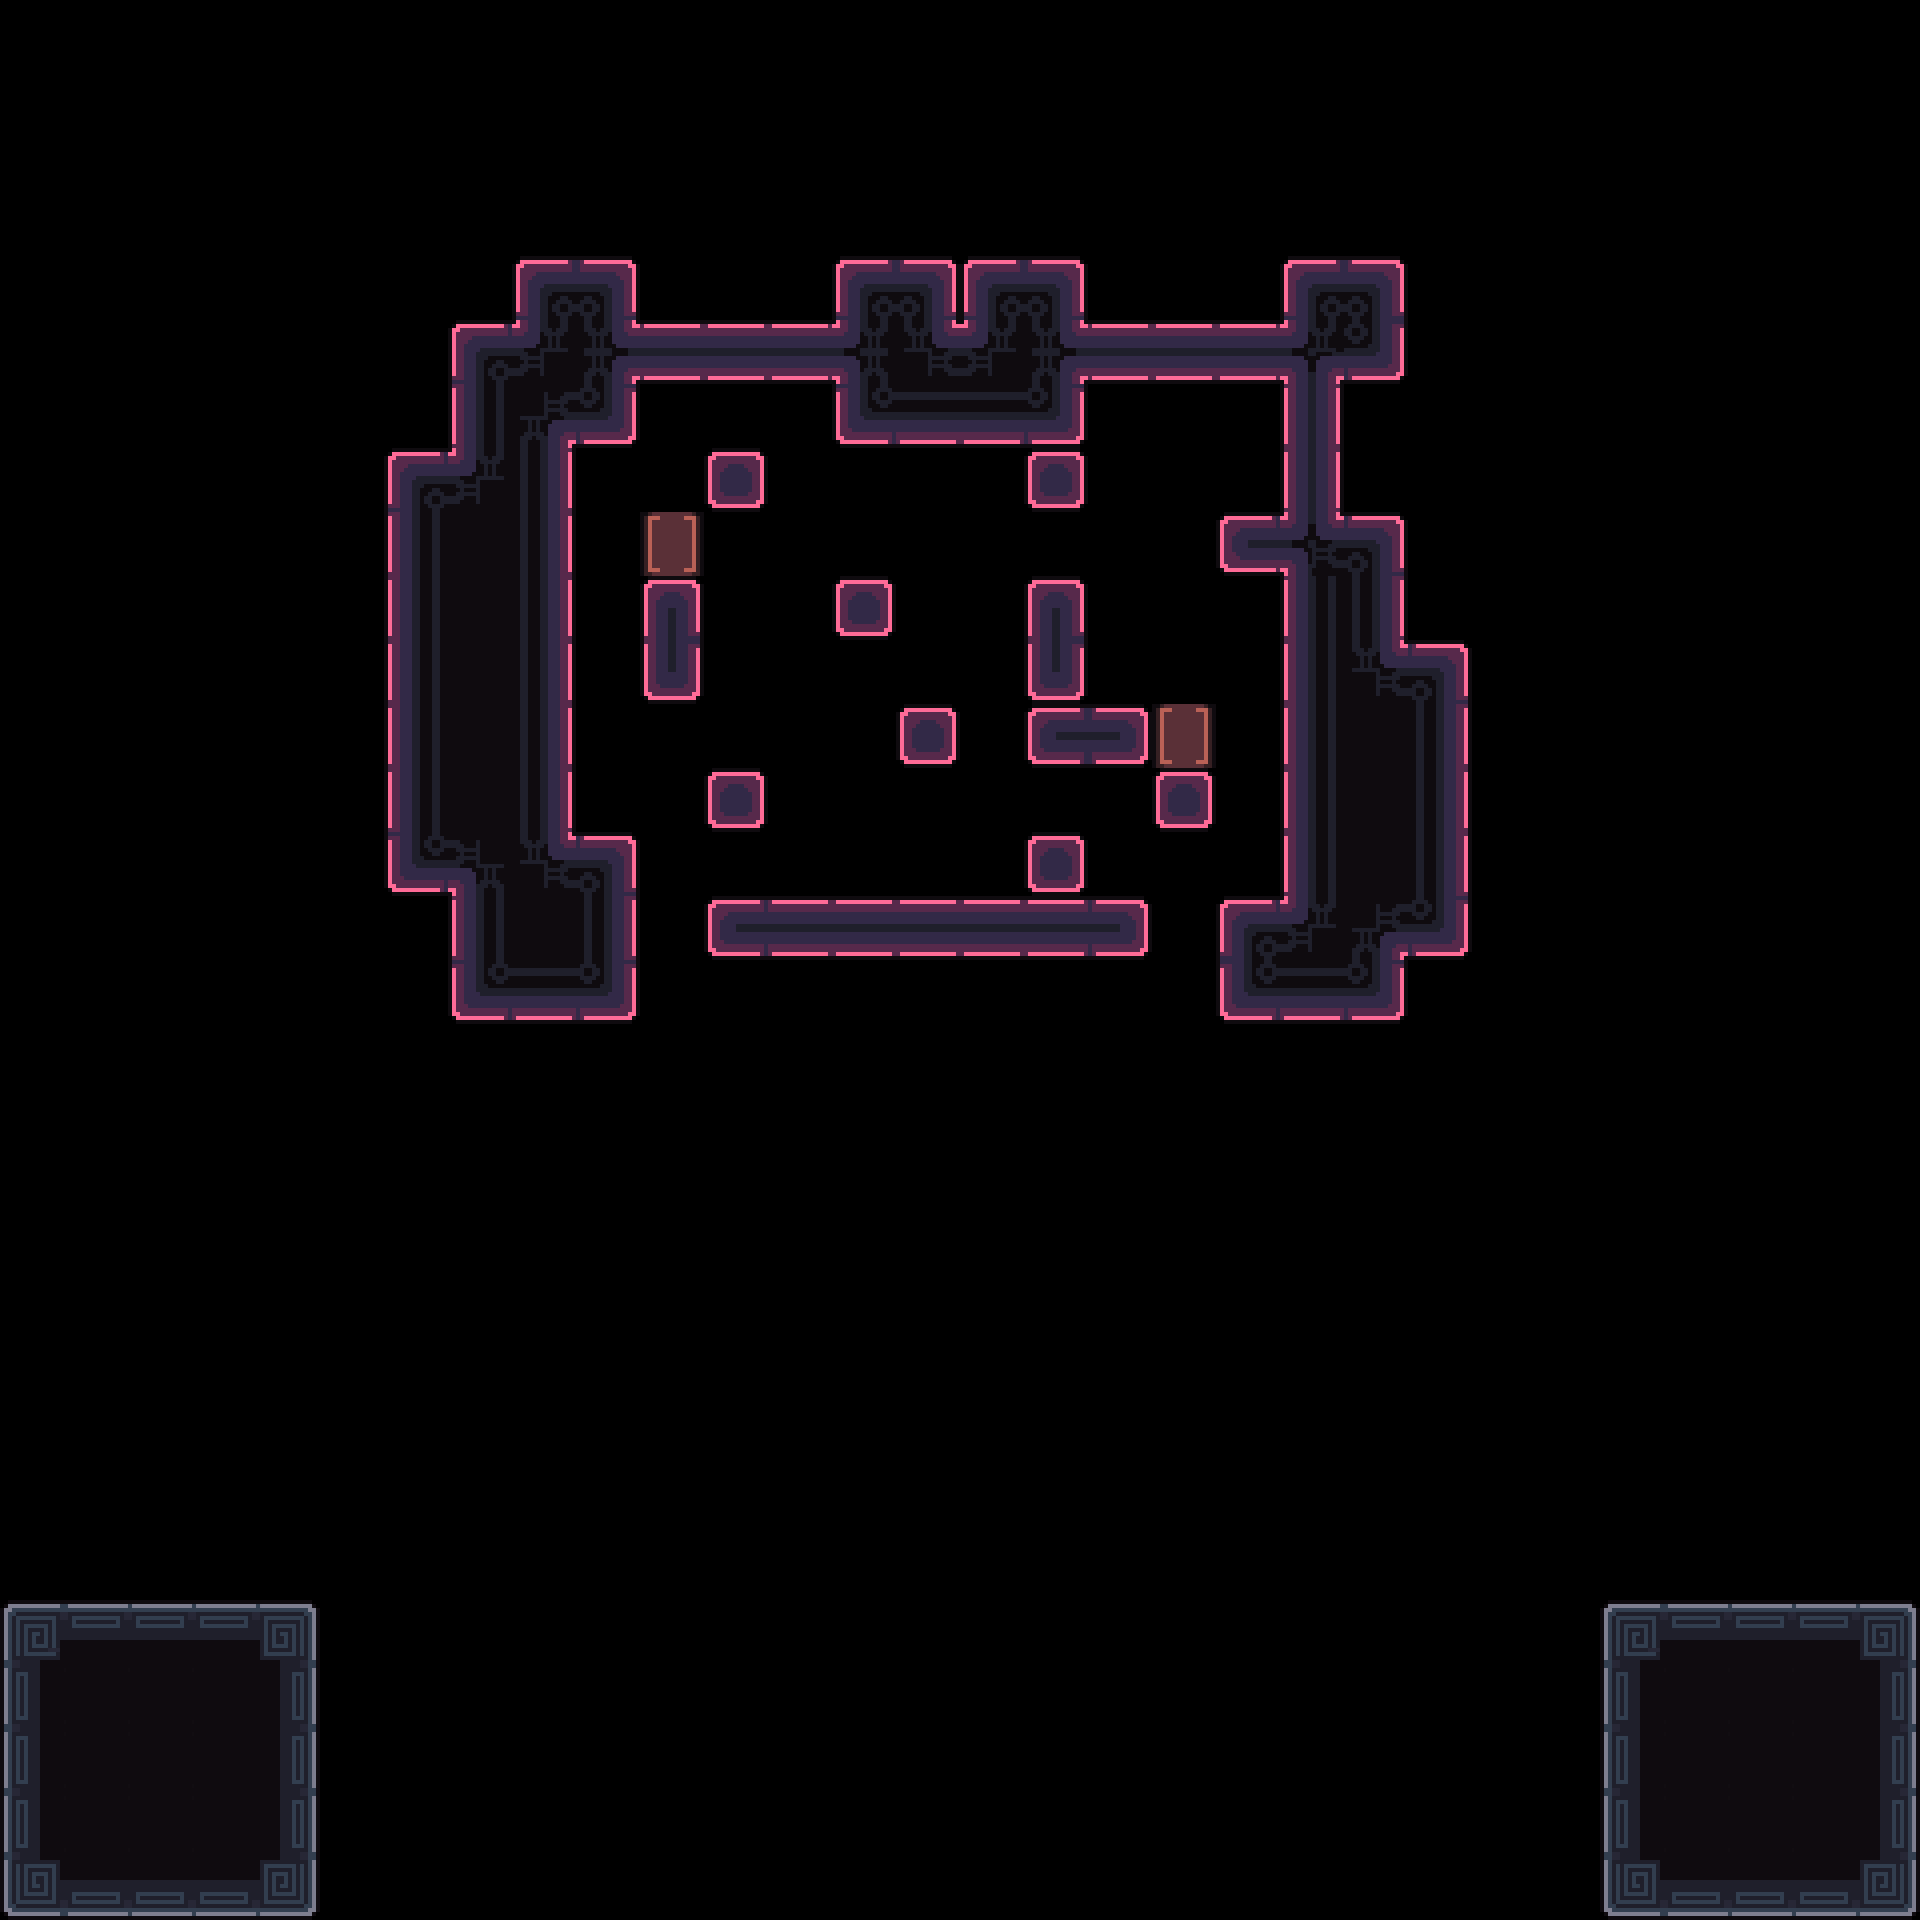

Rendered tile map (Tiled .tmx) drawn with the repository's tilesets; below, a short description and the full map source, tile grids included:
An orthogonal 30x30 tile map with 64x64 px tiles, 3 tile layers (Decoration, Main, Exit) and 10 objects (2x 1, 2x Battery, 2x Spike, Camera1, Camera2, ...).

<map version="1.10" tiledversion="1.11.2" orientation="orthogonal" renderorder="right-down" width="30" height="30" tilewidth="64" tileheight="64" infinite="0" nextlayerid="7" nextobjectid="160">
 <tileset firstgid="1" source="../tilesets/tileset_d.tsx" />
 <objectgroup id="4" name="Triggers" visible="0">
  <object id="23" name="Camera1" x="960" y="672">
   <point />
  </object>
  <object id="24" name="Camera2" x="704" y="480">
   <point />
  </object>
  <object id="28" name="Win" x="0" y="64" width="1920" height="1216" />
  <object id="29" name="Unactive" x="0" y="1600" width="320" height="320" />
  <object id="159" name="Data" type="1" x="0" y="0" width="63.6932" height="63.6932">
   <properties>
    <property name="bg" value="pink" />
    <property name="level_number" type="int" value="19" />
    <property name="level_unlock" value="5, 20" />
   </properties>
  </object>
 </objectgroup>
 <layer id="3" name="Decoration" width="30" height="30">
  <data encoding="csv">
0,0,0,0,0,0,0,0,0,0,0,0,0,0,0,0,0,0,0,0,0,0,0,0,0,0,0,0,0,0,
0,0,0,0,0,0,0,0,0,0,0,0,0,0,0,0,0,0,0,0,0,0,0,0,0,0,0,0,0,0,
0,0,0,0,0,0,0,0,0,0,0,0,0,0,0,0,0,0,0,0,0,0,0,0,0,0,0,0,0,0,
0,0,0,0,0,0,0,0,0,0,0,0,0,0,0,0,0,0,0,0,0,0,0,0,0,0,0,0,0,0,
0,0,0,0,0,0,0,0,0,0,0,0,0,0,0,0,0,0,0,0,0,0,0,0,0,0,0,0,0,0,
0,0,0,0,0,0,0,0,0,0,0,0,0,0,0,0,0,0,0,0,0,0,0,0,0,0,0,0,0,0,
0,0,0,0,0,0,0,0,0,0,0,0,0,0,0,0,0,0,0,0,0,0,0,0,0,0,0,0,0,0,
0,0,0,0,0,0,0,0,0,0,0,0,0,0,0,0,0,0,0,0,0,0,0,0,0,0,0,0,0,0,
0,0,0,0,0,0,0,0,0,0,77,0,0,0,0,0,0,0,0,0,0,0,0,0,0,0,0,0,0,0,
0,0,0,0,0,0,0,0,0,0,0,0,0,0,0,0,0,0,0,0,0,0,0,0,0,0,0,0,0,0,
0,0,0,0,0,0,0,0,0,0,0,0,0,0,0,0,0,0,0,0,0,0,0,0,0,0,0,0,0,0,
0,0,0,0,0,0,0,0,0,0,0,0,0,0,0,0,0,0,77,0,0,0,0,0,0,0,0,0,0,0,
0,0,0,0,0,0,0,0,0,0,0,0,0,0,0,0,0,0,0,0,0,0,0,0,0,0,0,0,0,0,
0,0,0,0,0,0,0,0,0,0,0,0,0,0,0,0,0,0,0,0,0,0,0,0,0,0,0,0,0,0,
0,0,0,0,0,0,0,0,0,0,0,0,0,0,0,0,0,0,0,0,0,0,0,0,0,0,0,0,0,0,
0,0,0,0,0,0,0,0,0,0,0,0,0,0,0,0,0,0,0,0,0,0,0,0,0,0,0,0,0,0,
0,0,0,0,0,0,0,0,0,0,0,0,0,0,0,0,0,0,0,0,0,0,0,0,0,0,0,0,0,0,
0,0,0,0,0,0,0,0,0,0,0,0,0,0,0,0,0,0,0,0,0,0,0,0,0,0,0,0,0,0,
0,0,0,0,0,0,0,0,0,0,0,0,0,0,0,0,0,0,0,0,0,0,0,0,0,0,0,0,0,0,
0,0,0,0,0,0,0,0,0,0,0,0,0,0,0,0,0,0,0,0,0,0,0,0,0,0,0,0,0,0,
0,0,0,0,0,0,0,0,0,0,0,0,0,0,0,0,0,0,0,0,0,0,0,0,0,0,0,0,0,0,
0,0,0,0,0,0,0,0,0,0,0,0,0,0,0,0,0,0,0,0,0,0,0,0,0,0,0,0,0,0,
0,0,0,0,0,0,0,0,0,0,0,0,0,0,0,0,0,0,0,0,0,0,0,0,0,0,0,0,0,0,
0,0,0,0,0,0,0,0,0,0,0,0,0,0,0,0,0,0,0,0,0,0,0,0,0,0,0,0,0,0,
0,0,0,0,0,0,0,0,0,0,0,0,0,0,0,0,0,0,0,0,0,0,0,0,0,0,0,0,0,0,
0,0,0,0,0,0,0,0,0,0,0,0,0,0,0,0,0,0,0,0,0,0,0,0,0,0,0,0,0,0,
0,0,0,0,0,0,0,0,0,0,0,0,0,0,0,0,0,0,0,0,0,0,0,0,0,0,0,0,0,0,
0,0,0,0,0,0,0,0,0,0,0,0,0,0,0,0,0,0,0,0,0,0,0,0,0,0,0,0,0,0,
0,0,0,0,0,0,0,0,0,0,0,0,0,0,0,0,0,0,0,0,0,0,0,0,0,0,0,0,0,0,
0,0,0,0,0,0,0,0,0,0,0,0,0,0,0,0,0,0,0,0,0,0,0,0,0,0,0,0,0,0
</data>
 </layer>
 <layer id="1" name="Main" width="30" height="30">
  <data encoding="csv">
0,0,0,0,0,0,0,0,0,0,0,0,0,0,0,0,0,0,0,0,0,0,0,0,0,0,0,0,0,0,
0,0,0,0,0,0,0,0,0,0,0,0,0,0,0,0,0,0,0,0,0,0,0,0,0,0,0,0,0,0,
0,0,0,0,0,0,0,0,0,0,0,0,0,0,0,0,0,0,0,0,0,0,0,0,0,0,0,0,0,0,
0,0,0,0,0,0,0,0,0,0,0,0,0,0,0,0,0,0,0,0,0,0,0,0,0,0,0,0,0,0,
0,0,0,0,0,0,0,0,4,9,0,0,0,4,9,4,9,0,0,0,4,9,0,0,0,0,0,0,0,0,
0,0,0,0,0,0,0,4,7,1610612773,20,20,20,3758096421,8,7,1610612773,20,20,20,38,45,0,0,0,0,0,0,0,0,
0,0,0,0,0,0,0,22,44,45,0,0,0,40,42,42,45,0,0,0,19,0,0,0,0,0,0,0,0,0,
0,0,0,0,0,0,4,7,27,0,0,3,0,0,0,0,3,0,0,0,19,0,0,0,0,0,0,0,0,0,
0,0,0,0,0,0,0,0,0,0,0,0,0,0,0,0,0,0,0,1610612757,2684354598,9,0,0,0,0,0,0,0,0,
0,0,0,0,0,0,22,26,27,0,0,0,0,3,0,0,21,0,0,0,22,27,0,0,0,0,0,0,0,0,
0,0,0,0,0,0,22,26,27,0,0,0,0,0,0,0,39,0,0,0,22,8,9,0,0,0,0,0,0,0,
0,0,0,0,0,0,22,26,27,0,0,0,0,0,3,0,1,2,0,0,22,26,27,0,0,0,0,0,0,0,
0,0,0,0,0,0,22,26,27,0,0,3,0,0,0,0,0,0,0,0,22,26,27,0,0,0,0,0,0,0,
0,0,0,0,0,0,40,43,8,9,0,0,0,0,0,0,3,0,0,0,22,26,27,0,0,0,0,0,0,0,
0,0,0,0,0,0,0,22,26,27,0,1,20,20,20,20,20,2,0,4,7,44,45,0,0,0,0,0,0,0,
0,0,0,0,0,0,0,40,42,45,0,0,0,0,0,0,0,0,0,40,42,45,0,0,0,0,0,0,0,0,
0,0,0,0,0,0,0,0,0,0,0,0,0,0,0,0,0,0,0,0,0,0,0,0,0,0,0,0,0,0,
0,0,0,0,0,0,0,0,0,0,0,0,0,0,0,0,0,0,0,0,0,0,0,0,0,0,0,0,0,0,
0,0,0,0,0,0,0,0,0,0,0,0,0,0,0,0,0,0,0,0,0,0,0,0,0,0,0,0,0,0,
0,0,0,0,0,0,0,0,0,0,0,0,0,0,0,0,0,0,0,0,0,0,0,0,0,0,0,0,0,0,
0,0,0,0,0,0,0,0,0,0,0,0,0,0,0,0,0,0,0,0,0,0,0,0,0,0,0,0,0,0,
0,0,0,0,0,0,0,0,0,0,0,0,0,0,0,0,0,0,0,0,0,0,0,0,0,0,0,0,0,0,
0,0,0,0,0,0,0,0,0,0,0,0,0,0,0,0,0,0,0,0,0,0,0,0,0,0,0,0,0,0,
0,0,0,0,0,0,0,0,0,0,0,0,0,0,0,0,0,0,0,0,0,0,0,0,0,0,0,0,0,0,
0,0,0,0,0,0,0,0,0,0,0,0,0,0,0,0,0,0,0,0,0,0,0,0,0,0,0,0,0,0,
10,12,12,12,15,0,0,0,0,0,0,0,0,0,0,0,0,0,0,0,0,0,0,0,0,10,12,12,12,15,
28,32,32,32,33,0,0,0,0,0,0,0,0,0,0,0,0,0,0,0,0,0,0,0,0,28,32,32,32,33,
28,32,32,32,33,0,0,0,0,0,0,0,0,0,0,0,0,0,0,0,0,0,0,0,0,28,32,32,32,33,
28,32,32,32,33,0,0,0,0,0,0,0,0,0,0,0,0,0,0,0,0,0,0,0,0,28,32,32,32,33,
46,48,48,48,51,0,0,0,0,0,0,0,0,0,0,0,0,0,0,0,0,0,0,0,0,46,48,48,48,51
</data>
 </layer>
 <layer id="6" name="Exit" width="30" height="30">
  <data encoding="csv">
0,0,0,0,0,0,0,0,0,0,0,0,0,0,0,0,0,0,0,0,0,0,0,0,0,0,0,0,0,0,
0,0,0,0,0,0,0,0,0,0,0,0,0,0,0,0,0,0,0,0,0,0,0,0,0,0,0,0,0,0,
0,0,0,0,0,0,0,0,0,0,0,0,0,0,0,0,0,0,0,0,0,0,0,0,0,0,0,0,0,0,
0,0,0,0,0,0,0,0,0,0,0,0,0,0,0,0,0,0,0,0,0,0,0,0,0,0,0,0,0,0,
0,0,0,0,0,0,0,0,0,0,0,0,0,0,0,0,0,0,0,0,0,0,0,0,0,0,0,0,0,0,
0,0,0,0,0,0,0,0,0,0,0,0,0,0,0,0,0,0,0,0,0,0,0,0,0,0,0,0,0,0,
0,0,0,0,0,0,0,0,0,0,0,0,0,0,0,0,0,0,0,0,0,0,0,0,0,0,0,0,0,0,
0,0,0,0,0,0,0,0,0,0,0,0,0,0,0,0,0,0,0,0,0,0,0,0,0,0,0,0,0,0,
0,0,0,0,0,0,22,26,27,0,0,0,0,0,0,0,0,0,0,0,0,0,0,0,0,0,0,0,0,0,
0,0,0,0,0,0,0,0,0,0,21,0,0,0,0,0,0,0,0,0,0,0,0,0,0,0,0,0,0,0,
0,0,0,0,0,0,0,0,0,0,39,0,0,0,0,0,0,0,0,0,0,0,0,0,0,0,0,0,0,0,
0,0,0,0,0,0,0,0,0,0,0,0,0,0,0,0,0,0,0,0,0,0,0,0,0,0,0,0,0,0,
0,0,0,0,0,0,0,0,0,0,0,0,0,0,0,0,0,0,3,0,0,0,0,0,0,0,0,0,0,0,
0,0,0,0,0,0,0,0,0,0,0,0,0,0,0,0,0,0,0,0,0,0,0,0,0,0,0,0,0,0,
0,0,0,0,0,0,0,0,0,0,0,0,0,0,0,0,0,0,0,0,0,0,0,0,0,0,0,0,0,0,
0,0,0,0,0,0,0,0,0,0,0,0,0,0,0,0,0,0,0,0,0,0,0,0,0,0,0,0,0,0,
0,0,0,0,0,0,0,0,0,0,0,0,0,0,0,0,0,0,0,0,0,0,0,0,0,0,0,0,0,0,
0,0,0,0,0,0,0,0,0,0,0,0,0,0,0,0,0,0,0,0,0,0,0,0,0,0,0,0,0,0,
0,0,0,0,0,0,0,0,0,0,0,0,0,0,0,0,0,0,0,0,0,0,0,0,0,0,0,0,0,0,
0,0,0,0,0,0,0,0,0,0,0,0,0,0,0,0,0,0,0,0,0,0,0,0,0,0,0,0,0,0,
0,0,0,0,0,0,0,0,0,0,0,0,0,0,0,0,0,0,0,0,0,0,0,0,0,0,0,0,0,0,
0,0,0,0,0,0,0,0,0,0,0,0,0,0,0,0,0,0,0,0,0,0,0,0,0,0,0,0,0,0,
0,0,0,0,0,0,0,0,0,0,0,0,0,0,0,0,0,0,0,0,0,0,0,0,0,0,0,0,0,0,
0,0,0,0,0,0,0,0,0,0,0,0,0,0,0,0,0,0,0,0,0,0,0,0,0,0,0,0,0,0,
0,0,0,0,0,0,0,0,0,0,0,0,0,0,0,0,0,0,0,0,0,0,0,0,0,0,0,0,0,0,
10,12,12,12,15,0,0,0,0,0,0,0,0,0,0,0,0,0,0,0,0,0,0,0,0,10,12,12,12,15,
28,32,32,32,33,0,0,0,0,0,0,0,0,0,0,0,0,0,0,0,0,0,0,0,0,28,32,32,32,33,
28,32,32,32,33,0,0,0,0,0,0,0,0,0,0,0,0,0,0,0,0,0,0,0,0,28,32,32,32,33,
28,32,32,32,33,0,0,0,0,0,0,0,0,0,0,0,0,0,0,0,0,0,0,0,0,28,32,32,32,33,
46,48,48,48,51,0,0,0,0,0,0,0,0,0,0,0,0,0,0,0,0,0,0,0,0,46,48,48,48,51
</data>
 </layer>
 <objectgroup id="2" name="Entities">
  <object id="106" name="Player0" type="1" x="1088" y="576" width="63.6932" height="63.6932" />
  <object id="107" name="Battery" x="640" y="512" width="62.4743" height="62.4743" />
  <object id="151" name="Battery" x="1152" y="704" width="62.4743" height="62.4743" />
  <object id="156" name="Spike" x="640" y="896" width="63.5" height="63.5" />
  <object id="157" name="Spike" x="1152" y="896" width="63.5" height="63.5" />
 </objectgroup>
</map>
